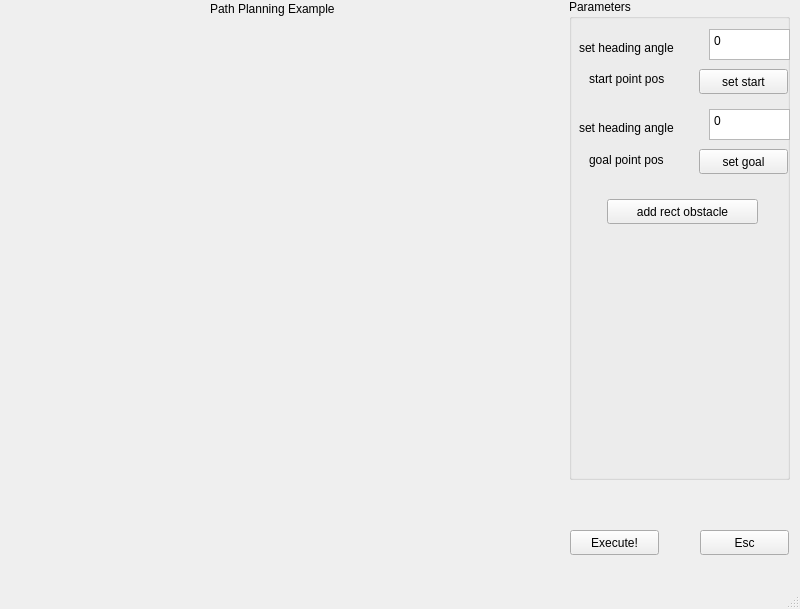
<?xml version="1.0" encoding="UTF-8"?>
<ui version="4.0">
 <class>MainWindow</class>
 <widget class="QMainWindow" name="MainWindow">
  <property name="geometry">
   <rect>
    <x>0</x>
    <y>0</y>
    <width>800</width>
    <height>609</height>
   </rect>
  </property>
  <property name="windowTitle">
   <string>MainWindow</string>
  </property>
  <widget class="QWidget" name="centralwidget">
   <widget class="QWidget" name="mapWidget" native="true">
    <property name="geometry">
     <rect>
      <x>10</x>
      <y>20</y>
      <width>500</width>
      <height>500</height>
     </rect>
    </property>
   </widget>
   <widget class="QPushButton" name="pushButton_Esc">
    <property name="geometry">
     <rect>
      <x>700</x>
      <y>530</y>
      <width>89</width>
      <height>25</height>
     </rect>
    </property>
    <property name="text">
     <string>Esc</string>
    </property>
   </widget>
   <widget class="QLabel" name="label_title">
    <property name="geometry">
     <rect>
      <x>210</x>
      <y>0</y>
      <width>161</width>
      <height>17</height>
     </rect>
    </property>
    <property name="text">
     <string>Path Planning Example</string>
    </property>
   </widget>
   <widget class="QGroupBox" name="groupBox_param">
    <property name="geometry">
     <rect>
      <x>569</x>
      <y>-1</y>
      <width>221</width>
      <height>481</height>
     </rect>
    </property>
    <property name="title">
     <string>Parameters</string>
    </property>
    <widget class="QPushButton" name="pushButton_setstart">
     <property name="geometry">
      <rect>
       <x>130</x>
       <y>70</y>
       <width>89</width>
       <height>25</height>
      </rect>
     </property>
     <property name="text">
      <string>set start</string>
     </property>
    </widget>
    <widget class="QPushButton" name="pushButton_setGoal">
     <property name="geometry">
      <rect>
       <x>130</x>
       <y>150</y>
       <width>89</width>
       <height>25</height>
      </rect>
     </property>
     <property name="text">
      <string>set goal</string>
     </property>
    </widget>
    <widget class="QLabel" name="label_start">
     <property name="geometry">
      <rect>
       <x>20</x>
       <y>70</y>
       <width>111</width>
       <height>20</height>
      </rect>
     </property>
     <property name="text">
      <string>start point pos</string>
     </property>
    </widget>
    <widget class="QLabel" name="label_goal">
     <property name="geometry">
      <rect>
       <x>20</x>
       <y>150</y>
       <width>111</width>
       <height>21</height>
      </rect>
     </property>
     <property name="text">
      <string>goal point pos</string>
     </property>
    </widget>
    <widget class="QPlainTextEdit" name="plainTextEdit_start">
     <property name="geometry">
      <rect>
       <x>140</x>
       <y>30</y>
       <width>81</width>
       <height>31</height>
      </rect>
     </property>
     <property name="plainText">
      <string>0</string>
     </property>
    </widget>
    <widget class="QLabel" name="label_text1">
     <property name="geometry">
      <rect>
       <x>10</x>
       <y>40</y>
       <width>131</width>
       <height>17</height>
      </rect>
     </property>
     <property name="text">
      <string>set heading angle</string>
     </property>
    </widget>
    <widget class="QLabel" name="label_text2">
     <property name="geometry">
      <rect>
       <x>10</x>
       <y>120</y>
       <width>131</width>
       <height>17</height>
      </rect>
     </property>
     <property name="text">
      <string>set heading angle</string>
     </property>
    </widget>
    <widget class="QPlainTextEdit" name="plainTextEdit_goal">
     <property name="geometry">
      <rect>
       <x>140</x>
       <y>110</y>
       <width>81</width>
       <height>31</height>
      </rect>
     </property>
     <property name="plainText">
      <string>0</string>
     </property>
    </widget>
    <widget class="QPushButton" name="pushButton_addRect">
     <property name="geometry">
      <rect>
       <x>38</x>
       <y>200</y>
       <width>151</width>
       <height>25</height>
      </rect>
     </property>
     <property name="text">
      <string>add rect obstacle</string>
     </property>
    </widget>
   </widget>
   <widget class="QPushButton" name="pushButton_Exe">
    <property name="geometry">
     <rect>
      <x>570</x>
      <y>530</y>
      <width>89</width>
      <height>25</height>
     </rect>
    </property>
    <property name="text">
     <string>Execute!</string>
    </property>
   </widget>
  </widget>
  <widget class="QMenuBar" name="menubar">
   <property name="geometry">
    <rect>
     <x>0</x>
     <y>0</y>
     <width>800</width>
     <height>22</height>
    </rect>
   </property>
  </widget>
  <widget class="QStatusBar" name="statusbar"/>
 </widget>
 <resources/>
 <connections>
  <connection>
   <sender>pushButton_Esc</sender>
   <signal>clicked()</signal>
   <receiver>MainWindow</receiver>
   <slot>close()</slot>
   <hints>
    <hint type="sourcelabel">
     <x>754</x>
     <y>564</y>
    </hint>
    <hint type="destinationlabel">
     <x>399</x>
     <y>299</y>
    </hint>
   </hints>
  </connection>
 </connections>
</ui>
